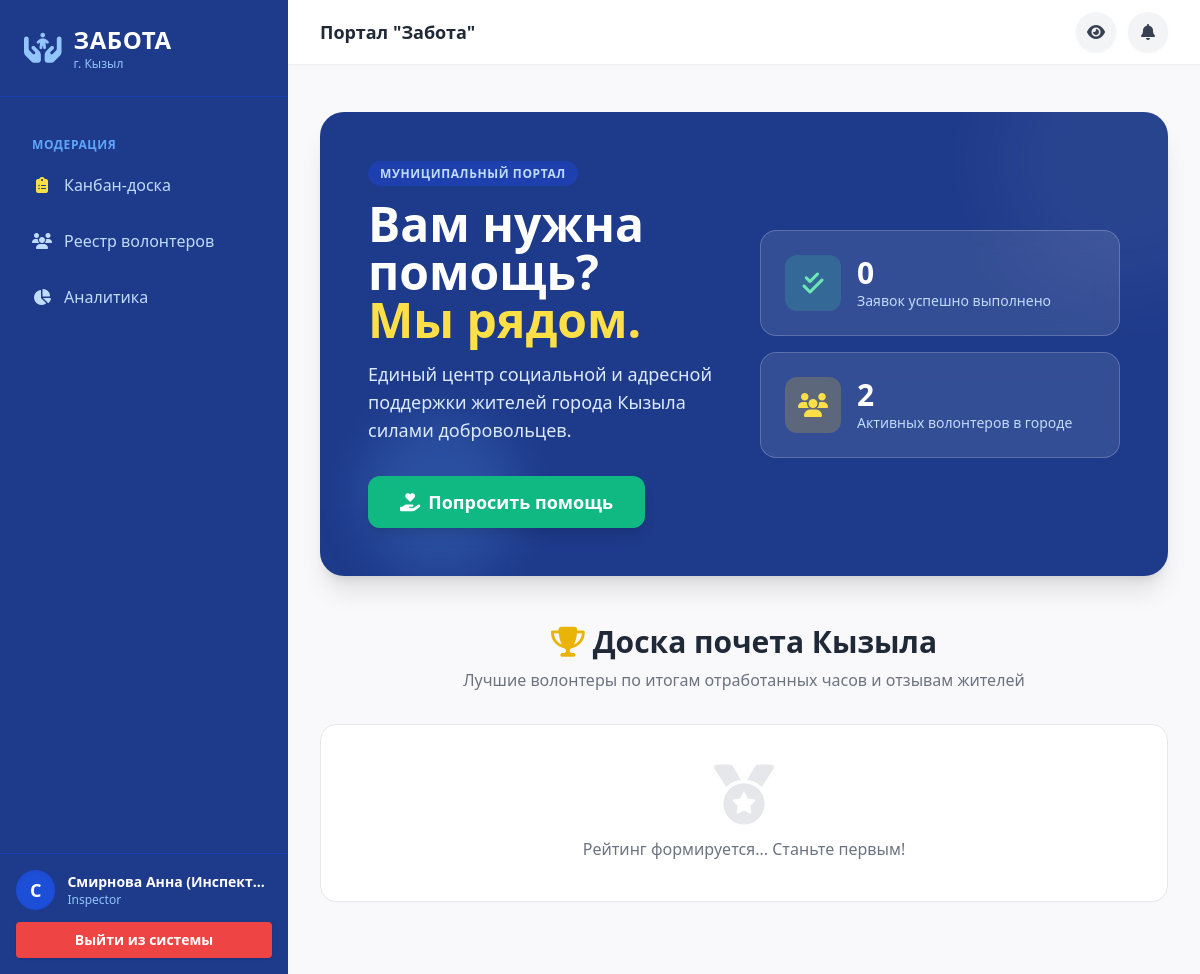
/ (signed in), run on the app's committed database.
### models.py (models this page shows)
class User(Base):
    __tablename__ = "users"
    id = Column(Integer, primary_key=True, index=True)
    full_name = Column(String(255))
    phone = Column(String(20), unique=True, index=True)
    password_hash = Column(String(255))
    role = Column(Enum(UserRole), default=UserRole.resident)
    district_id = Column(Integer, ForeignKey("districts.id"), nullable=True)
    status = Column(Enum(UserStatus), default=UserStatus.active)
    rating = Column(Float, default=0.0)
    volunteer_hours = Column(Integer, default=0)
    created_at = Column(DateTime, default=datetime.utcnow)
    district = relationship("District", back_populates="users")
    applications = relationship("Application", back_populates="user")
    assignments = relationship("TaskAssignment", back_populates="volunteer")
    messages = relationship("TaskMessage", back_populates="sender")
    certificates = relationship("Certificate", back_populates="user")
    notifications = relationship("Notification", back_populates="user", cascade="all, delete-orphan")

### main.py (the view)
@app.get("/")
async def home(request: Request, db: Session = Depends(get_db), user: models.User = Depends(auth.get_current_user)):
    top_volunteers = db.query(models.User).filter(models.User.role == models.UserRole.volunteer, models.User.status == models.UserStatus.active, models.User.volunteer_hours > 0).order_by(models.User.volunteer_hours.desc(), models.User.rating.desc()).limit(5).all()
    stats = {"completed": db.query(models.Application).filter(models.Application.status == models.ApplicationStatus.completed).count(), "volunteers": db.query(models.User).filter(models.User.role == models.UserRole.volunteer, models.User.status == models.UserStatus.active).count()}
    materials_apps = db.query(models.Application).filter(models.Application.status == models.ApplicationStatus.needs_materials).all()
    return templates.TemplateResponse("index.html", {"request": request, "user": user, "top_volunteers": top_volunteers, "stats": stats, "materials_apps": materials_apps})
    stats = {
        "completed": db.query(models.Application).filter(models.Application.status == models.ApplicationStatus.completed).count(),
        "volunteers": db.query(models.User).filter(models.User.role == models.UserRole.volunteer, models.User.status == models.UserStatus.active).count()
    }
    return templates.TemplateResponse("index.html", {
        "request": request, "user": user, "top_volunteers": top_volunteers, "stats": stats
    })

### templates/index.html (shortened to what this page needs)
{% extends "base.html" %}
{% block content %}
<div class="max-w-6xl mx-auto space-y-12 pb-10">
    <div class="bg-brand rounded-3xl p-8 md:p-12 text-white shadow-xl relative overflow-hidden flex flex-col md:flex-row items-center gap-8 mt-4">
        <div class="absolute -top-20 -right-20 w-64 h-64 bg-white opacity-5 rounded-full blur-2xl"></div>
        <div class="flex-1 relative z-10 text-center md:text-left">
            <span class="bg-blue-800 text-blue-200 text-xs font-bold px-3 py-1 rounded-full tracking-wider uppercase">Муниципальный портал</span>
            <h1 class="text-4xl md:text-5xl font-bold mt-4 mb-4 leading-tight">Вам нужна помощь? <br><span class="text-yellow-300">Мы рядом.</span></h1>
            <p class="text-blue-100 text-lg mb-8 max-w-lg mx-auto md:mx-0">Единый центр социальной и адресной поддержки жителей города Кызыла силами добровольцев.</p>
            <div class="flex flex-col sm:flex-row gap-4 justify-center md:justify-start">
                <a href="/request/new" class="bg-success hover:bg-emerald-500 text-white font-bold py-3 px-8 rounded-xl shadow-lg transition transform hover:-translate-y-1 flex items-center justify-center gap-2 text-lg">
                    <i class="fa-solid fa-hand-holding-heart"></i> Попросить помощь
                </a>
            </div>
        </div>
        <div class="flex-1 w-full relative z-10 flex flex-col gap-4">
            <div class="bg-white/10 backdrop-blur-md border border-white/20 p-6 rounded-2xl flex items-center gap-4">
                <div class="w-14 h-14 bg-emerald-400/20 text-emerald-300 rounded-xl flex items-center justify-center text-2xl"><i class="fa-solid fa-check-double"></i></div>
                <div>
                    <h3 class="text-3xl font-bold">{{ stats.completed }}</h3>
                    <p class="text-blue-200 text-sm">Заявок успешно выполнено</p>
                </div>
            </div>
            <div class="bg-white/10 backdrop-blur-md border border-white/20 p-6 rounded-2xl flex items-center gap-4">
                <div class="w-14 h-14 bg-yellow-400/20 text-yellow-300 rounded-xl flex items-center justify-center text-2xl"><i class="fa-solid fa-users"></i></div>
                <div>
                    <h3 class="text-3xl font-bold">{{ stats.volunteers }}</h3>
                    <p class="text-blue-200 text-sm">Активных волонтеров в городе</p>
                </div>
            </div>
        </div>
    </div>
    <div>
        <div class="text-center mb-8">
            <h2 class="text-3xl font-bold text-gray-800"><i class="fa-solid fa-trophy text-yellow-500 mr-2"></i>Доска почета Кызыла</h2>
            <p class="text-gray-500 mt-2">Лучшие волонтеры по итогам отработанных часов и отзывам жителей</p>
        </div>
        <div class="grid grid-cols-1 md:grid-cols-2 lg:grid-cols-3 gap-6">
            {% for vol in top_volunteers %}
            <div class="bg-white rounded-2xl p-6 shadow-sm border border-gray-200 flex flex-col items-center text-center relative overflow-hidden transition hover:shadow-md">
                {% if loop.index == 1 %}
                <div class="absolute top-0 right-0 bg-yellow-400 text-white font-bold px-4 py-1 rounded-bl-xl shadow"><i class="fa-solid fa-crown mr-1"></i> 1 место</div>
                {% elif loop.index == 2 %}
                <div class="absolute top-0 right-0 bg-gray-300 text-gray-800 font-bold px-4 py-1 rounded-bl-xl shadow">2 место</div>
                {% elif loop.index == 3 %}
                <div class="absolute top-0 right-0 bg-amber-600 text-white font-bold px-4 py-1 rounded-bl-xl shadow">3 место</div>
                {% endif %}
                <div class="w-20 h-20 bg-blue-100 text-brand rounded-full flex items-center justify-center text-3xl font-bold mb-4 shadow-inner">
                    {{ vol.full_name[0] }}
                </div>
                <h3 class="font-bold text-lg text-gray-800">{{ vol.full_name }}</h3>
                <p class="text-xs text-gray-500 mb-4"><i class="fa-solid fa-map-location-dot mr-1"></i> Район: {{ vol.district.name if vol.district else 'Не указан' }}</p>
                <div class="flex gap-4 w-full bg-gray-50 rounded-xl p-3 border border-gray-100">
                    <div class="flex-1 border-r border-gray-200">
                        <p class="text-xs text-gray-500 mb-1">Часы</p>
                        <p class="font-bold text-brand"><i class="fa-solid fa-clock text-blue-300 mr-1"></i> {{ vol.volunteer_hours }} ч.</p>
                    </div>
                    <div class="flex-1">
                        <p class="text-xs text-gray-500 mb-1">Рейтинг</p>
                        <p class="font-bold text-yellow-500"><i class="fa-solid fa-star mr-1"></i> {{ vol.rating }}</p>
                    </div>
                </div>
            </div>
            {% else %}
            <div class="col-span-full text-center py-10 bg-white rounded-2xl border border-gray-200">
                <i class="fa-solid fa-medal text-6xl text-gray-200 mb-3"></i>
                <h3 class="text-gray-500">Рейтинг формируется... Станьте первым!</h3>
            </div>
            {% endfor %}
        </div>
    </div>
</div>
{% endblock %}

### templates/base.html (shortened to what this page needs)
<!DOCTYPE html>
<html lang="ru">
<head>
    <script src="https://cdn.tailwindcss.com"></script>
    <link rel="stylesheet" href="https://cdnjs.cloudflare.com/ajax/libs/font-awesome/6.4.0/css/all.min.css">
</head>
<body class="bg-gray-50 font-sans antialiased transition-all duration-300">
    <div class="flex h-screen overflow-hidden">
        <aside id="sidebar" class="bg-brand text-white w-72 flex-shrink-0 fixed inset-y-0 left-0 transform -translate-x-full md:relative md:translate-x-0 transition-transform duration-300 ease-in-out z-50 flex flex-col shadow-2xl md:shadow-none">
            <div class="p-6 flex items-center justify-between border-b border-blue-800">
                <a href="/" class="flex items-center space-x-3">
                    <i class="fa-solid fa-hands-holding-child text-3xl text-blue-300"></i>
                    <div>
                        <h1 class="text-2xl font-bold tracking-wide">ЗАБОТА</h1>
                        <p class="text-xs text-blue-300">г. Кызыл</p>
                    </div>
                </a>
            </div>
            <nav class="flex-grow p-4 space-y-2 overflow-y-auto mt-2">
                {% if user %}
                    {% if user.role.name in ['inspector', 'director'] %}
                        <p class="text-xs font-bold text-blue-400 uppercase tracking-wider mb-2 mt-4 px-4">Модерация</p>
                        <a href="/admin/dashboard" class="nav-item"><i class="fa-solid fa-clipboard-list w-5 text-center text-yellow-300"></i> Канбан-доска</a>
                        <a href="/admin/volunteers" class="nav-item"><i class="fa-solid fa-users w-5 text-center"></i> Реестр волонтеров</a>
                        <a href="/admin/analytics" class="nav-item"><i class="fa-solid fa-chart-pie w-5 text-center"></i> Аналитика</a>
                    {% endif %}
                {% endif %}
            </nav>
            {% if user %}
            <div class="p-4 bg-blue-900 border-t border-blue-800">
                <div class="flex items-center gap-3 mb-3">
                    <div class="w-10 h-10 rounded-full bg-blue-700 flex items-center justify-center text-lg font-bold text-white shadow-inner">{{ user.full_name[0] }}</div>
                    <div class="overflow-hidden">
                        <p class="truncate font-bold text-sm text-white">{{ user.full_name }}</p>
                        <p class="text-xs text-blue-300 capitalize">{{ user.role.name }}</p>
                    </div>
                </div>
                <a href="/logout" class="block w-full text-center bg-red-500 hover:bg-red-600 transition text-white py-2 rounded text-sm font-bold shadow">Выйти из системы</a>
            </div>
            {% endif %}
        </aside>
        <div class="flex-1 flex flex-col h-screen overflow-hidden relative">
            <header class="bg-white shadow-sm h-16 flex items-center justify-between px-4 md:px-8 z-30">
                <div class="flex items-center">
                    <h2 class="font-bold text-gray-800 hidden sm:block text-lg">Портал "Забота"</h2>
                </div>
                <div class="flex items-center gap-3">
                    <button id="accessibilityBtn" title="Версия для слабовидящих" class="w-10 h-10 rounded-full bg-gray-100 hover:bg-blue-50 text-gray-700 hover:text-brand transition flex items-center justify-center shadow-sm">
                        <i class="fa-solid fa-eye"></i>
                    </button>
                    {% if user %}
                    <div class="relative">
                        <button id="notifBtn" class="relative w-10 h-10 rounded-full bg-gray-100 hover:bg-blue-50 text-gray-700 hover:text-brand transition flex items-center justify-center shadow-sm">
                            <i class="fa-solid fa-bell"></i>
                        </button>
                    </div>
                    {% endif %}
                </div>
            </header>
            <main class="flex-1 overflow-x-hidden overflow-y-auto bg-gray-50/50 p-4 md:p-8">
                <div>
                    {% block content %}{% endblock %}
                </div>
            </main>
        </div>
    </div>
</body>
</html>

### templates/base.html (style rules this page uses)
.nav-item { display: flex; align-items: center; gap: 0.75rem; padding: 0.75rem 1rem; border-radius: 0.5rem; transition: all 0.2s; color: #bfdbfe; }

### data on the page
User: full_name "С", full_name "Смирнова Анна (Инспект…", role.name "Inspector"

### other printed values
{{ stats.completed }} "0"
{{ stats.volunteers }} "2"
